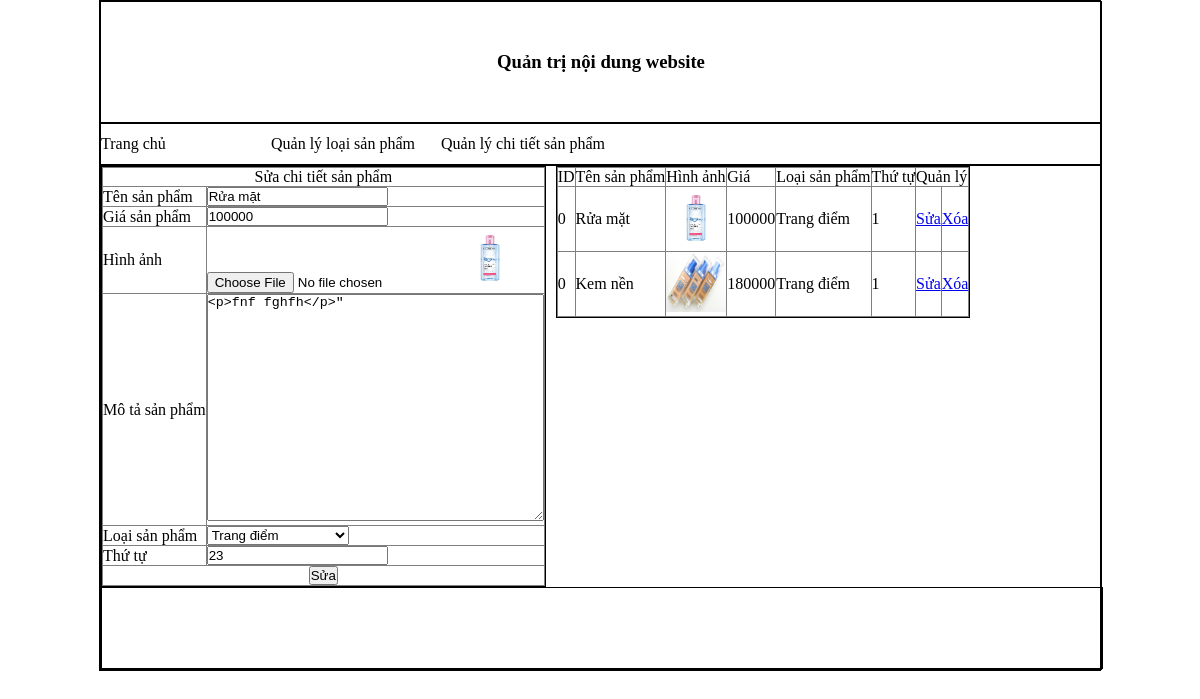
Screenshot of /admincp/index.php?quanly=quanlychitietsp&ac=sua&id=13 with the database file from the repository.
### tables this page shows
CREATE TABLE `chitietsp` (
  `id_sp` int(11) NOT NULL,
  `tensp` varchar(255) NOT NULL,
  `hinhanh` varchar(100) NOT NULL,
  `gia` int(100) NOT NULL,
  `mota` longtext NOT NULL,
  `id_loaisp` int(100) NOT NULL,
  `thutu` int(100) NOT NULL
);

CREATE TABLE `loaisp` (
  `id_loaisp` int(11) NOT NULL,
  `tenloaisp` varchar(255) NOT NULL,
  `thutu` int(100) NOT NULL
);

### admincp/modules/quanlychitietsp/sua.php (the view, shortened to what this page needs)
<?php
	$sql="select * from chitietsp where id_sp='$_GET[id]'";
	$run=mysql_query($sql);
	$dong=mysql_fetch_array($run);
?>
<form action="modules/quanlychitietsp/xuly.php?id=<?php echo $dong['id_sp']?>" method="post" enctype="multipart/form-data">
<table width="100%" border="1">
	<tr>
		<td colspan="2"><div align="center">Sửa chi tiết sản phẩm</div></td>
	</tr>
	<tr>
		<td>Tên sản phẩm</td>
		<td><input type="text" name="tensp" value="<?php echo $dong['tensp'] ?>"></td>
	</tr>
	<tr>
		<td>Giá sản phẩm</td>
		<td><input type="text" name="gia" value="<?php echo $dong['gia'] ?>"></td>
	</tr>
	<tr>
		<td>Hình ảnh</td>
		<td><input type="file" name="hinhanh"><img src="modules/quanlychitietsp/uploads/<?php echo $dong['hinhanh']?>"width="60" height="60"></td>
	</tr>
	<tr>
		<td>Mô tả sản phẩm</td>
		<td><textarea name="motasp" cols="40" rows="15"><?php echo $dong['mota'] ?>"</textarea></td>
	</tr>
	<?php
		$sql_loaisp="select * from loaisp";
		$run_loaisp=mysql_query($sql_loaisp);
	?>
	<tr>
		<td>Loại sản phẩm</td>
		<td><select name="loaisp">
		<?php
			while ($dong_loaisp=mysql_fetch_array($run_loaisp)) {
				if($dong['id_loaisp']==$dong_loaisp['id_loaisp']){
				?>
				<option selected="selected" value="<?php echo $dong_loaisp['id_loaisp']?>"><?php echo $dong_loaisp['tenloaisp']?></option>
				<?php
			}else{
				?>
				<option value="<?php echo $dong_loaisp['id_loaisp']?>"><?php echo $dong_loaisp['tenloaisp']?></option>
				<?php
			}
			}
				?>
			</select></td>
	</tr>
	<tr>
		<td>Thứ tự</td>
		<td><input type="text" name="thutu" value="<?php echo $dong['thutu'] ?>"></td>
	</tr>
	<tr>
		<td colspan="2"><div align="center">
			<button name="sua" value="sua">Sửa</button>
		</div></td>
	</tr>
</table>
</form>

### admincp/modules/quanlychitietsp/lietke.php
<?php
	$sql="select * from chitietsp,loaisp where loaisp.id_loaisp=chitietsp.id_loaisp order by chitietsp.id_sp desc";
	$run=mysql_query($sql);
?>
<table width="100%" border="1">
	<tr>
		<td>ID</td>
		<td>Tên sản phẩm</td>
		<td>Hình ảnh</td>
		<td>Giá</td>
		<td>Loại sản phẩm</td>
		<td>Thứ tự</td>
		<td colspan="2">Quản lý</td>
	</tr>
	<?php
		$i=0;
		while ($dong=mysql_fetch_array($run)) {
	?>
	<tr>
		<td><?php echo $i; ?></td>
		<td><?php echo $dong['tensp']; ?></td>
		<td><img src="modules/quanlychitietsp/uploads/<?php echo $dong['hinhanh'] ?>" width="60" height="60"></td>
		<td><?php echo $dong['gia']; ?></td>
		<td><?php echo $dong['tenloaisp']; ?></td>
		<td><?php echo $dong['thutu']; ?></td>
		<td><a href="index.php?quanly=quanlychitietsp&ac=sua&id=<?php echo $dong['id_sp']?>">Sửa</a></td>
		<td><a href="modules/quanlychitietsp/xuly.php?id=<?php echo $dong['id_sp'] ?>">Xóa</a></td>
	</tr>
	<?php
		}
	?>
</table>

### admincp/style/css.css (style rules this page uses)
table { border-collapse: collapse; }
* { padding: 0; margin: 0; }

### rows the page displays
chitietsp: tensp "Rửa mặt", gia "100000", hinhanh (picture), motasp "<p>fnf fghfh</p>\"", thutu "23", id_loaisp.tenloaisp "Trang điểm", id_loaisp.thutu "1"
chitietsp: tensp "Kem nền", hinhanh (picture), gia "180000", id_loaisp.tenloaisp "Trang điểm", id_loaisp.thutu "1"

### other values shown
form field loaisp "Trang điểm"
